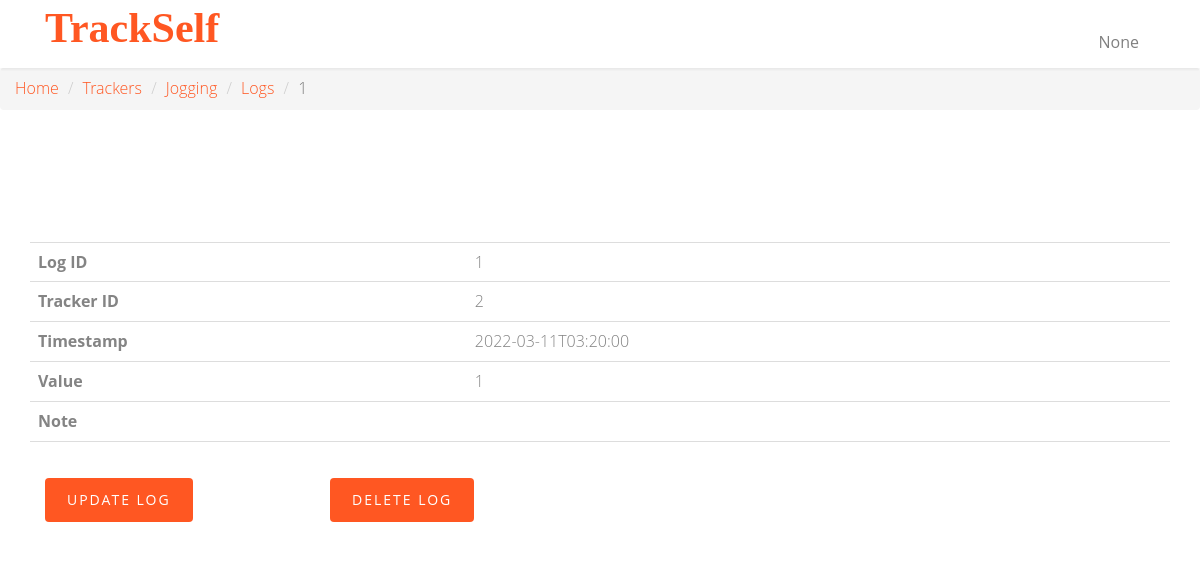
/trackers/2/logs/1, run on the app's committed database.
### app.py (models this page shows)
class Tracker(db.Model):
    __tablename__ = 'tracker'
    id = db.Column(db.Integer, autoincrement=True, primary_key=True)
    name = db.Column(db.String, unique=True, nullable=False)
    description = db.Column(db.String, nullable=False)
    type = db.Column(db.String, nullable=False)
    settings = db.Column(db.String)

class Log(db.Model):
    __tablename__ = 'log'
    id = db.Column(db.Integer, primary_key=True, autoincrement=True)
    timestamp = db.Column(db.String, nullable=False)
    tracker = db.Column(db.Integer, db.ForeignKey('tracker.id'), nullable=False)
    value = db.Column(db.String, nullable=False)
    note = db.Column(db.String)

### app.py (the view)
@app.route("/trackers/<string:tracker_id>/logs/<int:log_id>", methods=["GET", "POST"])
def tracker_log(tracker_id, log_id):
    username = request.cookies.get('username')
    tracker = Tracker.query.filter_by(id=tracker_id).first()
    log = Log.query.filter_by(id=log_id).first()
    return render_template('log-get.html', username=username, tracker=tracker, log=log)

### templates/log-get.html (shortened to what this page needs)
<!DOCTYPE html>
<html class="no-js">
<head>
    <link rel="stylesheet" href="../../../static/css/animate.css">
    <link rel="stylesheet" href="../../../static/css/icomoon.css">
    <link rel="stylesheet" href="../../../static/css/bootstrap.css">
    <link rel="stylesheet" href="../../../static/css/superfish.css">
    <link rel="stylesheet" href="../../../static/css/style.css">
</head>
<body>
<div id="fh5co-wrapper">
    <div id="fh5co-page">
        <header id="fh5co-header-section" class="sticky-banner">
            <div class="container">
                <div class="nav-header">
                    <h1 id="fh5co-logo" class="col-sm-2"><a href="/">TrackSelf</a></h1>
                    <nav id="fh5co-menu-wrap" role="navigation" class="col-sm-1">
                        <ul class="sf-menu" id="fh5co-primary-menu">
                            <li class="nav-item dropdown">
                                <a class="nav-link dropdown-toggle" href="#" id="navbardrop" data-toggle="dropdown">
                                    {{ username }}
                                </a>
                            </li>
                        </ul>
                    </nav>
                </div>
            </div>
        </header>
        <nav aria-label="breadcrumb">
            <ol class="breadcrumb">
                <li class="breadcrumb-item"><a href="/">Home</a></li>
                <li class="breadcrumb-item"><a href="/trackers">Trackers</a></li>
                <li class="breadcrumb-item"><a href="/trackers/{{ tracker['id'] }}">{{ tracker['name'] }}</a></li>
                <li class="breadcrumb-item"><a href="/trackers/{{ tracker['id'] }}/logs">Logs</a></li>
                <li class="breadcrumb-item active" aria-current="page">{{ log['id'] }}</li>
            </ol>
        </nav>
        <div id="fh5co-contact" class="animate-box">
            <div class="container">
                <div class="row">
                    <div class="col-md-12">
                        <table id="tracker-table" class="table">
                            <tbody>
                            <tr>
                                <th scope="row">Log ID</th>
                                <td>{{ log['id'] }}</td>
                            </tr>
                            <tr>
                                <th scope="row">Tracker ID</th>
                                <td>{{ log['tracker'] }}</td>
                            </tr>
                            <tr>
                                <th scope="row">Timestamp</th>
                                <td>{{ log['timestamp'] }}</td>
                            </tr>
                            <tr>
                                <th scope="row">Value</th>
                                <td>{{ log['value'] }}</td>
                            </tr>
                            <tr>
                                <th scope="row">Note</th>
                                <td>{{ log['note'] }}</td>
                            </tr>
                            <tr>
                                <th scope="row"></th>
                                <td></td>
                            </tr>
                            </tbody>
                        </table>
                        <div class="col-md-3">
                            <div class="form-group">
                                <button id="updateButton" class="btn btn-primary" onclick="update_log({{ tracker['id'] }}, {{ log['id'] }})">Update Log</button>
                            </div>
                        </div>
                        <div class="col-md-3">
                            <div class="form-group">
                                <button id="deleteButton" class="btn btn-primary" onclick="delete_log({{ tracker['id'] }}, {{ log['id'] }})">Delete Log</button>
                            </div>
                        </div>
                    </div>
                </div>
            </div>
        </div>
    </div>
</div>
</body>
</html>

### static/css/superfish.css (style rules this page uses)
.sf-menu, .sf-menu * { margin: 0; padding: 0; list-style: none; }
.sf-menu li { position: relative; }
.sf-menu > li { float: left; }
.sf-menu a { display: block; position: relative; }
.sf-menu { float: left; margin-bottom: 1em; }
.sf-menu a { border-left: 1px solid #fff; border-top: 1px solid #dFeEFF; border-top: 1px solid rgba(255,255,255,.5); padding: .75em 1em; text-decoration: none; zoom: 1; }
.sf-menu a { color: #13a; }
.sf-menu li { background: #BDD2FF; white-space: nowrap; *white-space: normal; -webkit-transition: background .2s; transition: background .2s; }

### static/css/style.css (style rules this page uses)
body { font-family: "Open Sans", Arial, sans-serif; line-height: 1.6; font-size: 16px; background: #fff; color: #848484; font-weight: 300; overflow-x: hidden; }
a { color: #ff5722; -webkit-transition: 0.5s, ease; -o-transition: 0.5s, ease; transition: 0.5s, ease; }
p, ul, ol { margin-bottom: 1.5em; font-size: 16px; color: #848484; font-family: "Open Sans", Arial, sans-serif; }
h1, h2, h3, h4, h5, h6 { color: #5a5a5a; font-family: "Open Sans", Arial, sans-serif; font-weight: 400; margin: 0 0 30px 0; }
.stuck { position: fixed !important; top: 0 !important; -webkit-box-shadow: 0 2px 2px rgba(0, 0, 0, 0.05); -moz-box-shadow: 0 2px 2px rgba(0, 0, 0, 0.05); -ms-box-shadow: 0 2px 2px rgba(0, 0, 0, 0.05); -o-box-shadow: 0 2px 2px rgba(0, 0, 0, 0.05); box-shadow: 0 2px 2px rgba(0, 0, 0, 0.05); }
.sf-menu { margin: 7px 0 0 0 !important; }
.sf-menu { float: right; }
.sf-menu a { color: rgba(0, 0, 0, 0.5); padding: 0.75em 1em !important; font-weight: normal; border-left: none; border-top: none; border-top: none; text-decoration: none; zoom: 1; font-size: 16px; border-bottom: none !important; }
.sf-menu li, .sf-menu ul li, .sf-menu ul ul li, .sf-menu li:hover, .sf-menu li.sfHover { background: transparent; }
#fh5co-header-section { padding: 0; position: relative; left: 0; width: 100%; z-index: 1022; background: #fff; }
.nav-header { position: relative; float: left; width: 100%; }
#fh5co-logo { position: relative; z-index: 2; font-size: 22px; text-transform: uppercase; font-weight: 700; float: left; margin: 5px 0px 0px 0px; }
#fh5co-logo a { color: #ff5722; }
#fh5co-menu-wrap { position: relative; z-index: 2; display: block; float: right; margin-top: 1%; }
#fh5co-menu-wrap .sf-menu a { padding: 1em .75em; }
#fh5co-services, #fh5co-about, #fh5co-contact { padding: 7em 0; }
#fh5co-contact .form-group { margin-bottom: 30px; }
.btn { -webkit-transition: 0.3s; -o-transition: 0.3s; transition: 0.3s; }
.btn { text-transform: uppercase; letter-spacing: 2px; -webkit-transition: 0.3s; -o-transition: 0.3s; transition: 0.3s; }
.btn.btn-primary { background: #ff5722; color: #fff; border: none !important; border: 2px solid transparent !important; }
.js .animate-box { opacity: 0; }
#fh5co-wrapper { overflow-x: hidden; position: relative; }
#fh5co-page { position: relative; -webkit-transition: 0.5s; -o-transition: 0.5s; transition: 0.5s; }
#offcanvas-menu { position: absolute; top: 0; bottom: 0; z-index: 99; background: #222; right: -240px; width: 240px; padding: 20px; overflow-y: scroll !important; display: none; }
#offcanvas-menu ul { padding: 0; margin: 0; }
#offcanvas-menu ul li { padding: 0; margin: 0 0 10px 0; list-style: none; }
#offcanvas-menu ul li a { font-size: 18px; color: rgba(255, 255, 255, 0.4); }

### templates/log-get.html (style rules this page uses)
#fh5co-logo a { color: #ff5722; text-transform: none; font-family: Garamond; font-size: 42px; }

### data on the page
Tracker: name "Jogging"
Log: id "1", tracker "2", timestamp "2022-03-11T03:20:00", value "1"

### other printed values
{{ username }} "None"
